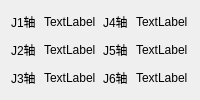
                   <widget class="QWidget" name="tab">
                    <attribute name="title">
                     <string>指令坐标</string>
                    </attribute>
                    <layout class="QGridLayout" name="gridLayout_5" columnstretch="1,2,1,2">
                     <item row="0" column="0">
                      <widget class="QLabel" name="label_23">
                       <property name="text">
                        <string>J1轴</string>
                       </property>
                      </widget>
                     </item>
                     <item row="0" column="1">
                      <widget class="QLabel" name="label_24">
                       <property name="text">
                        <string>TextLabel</string>
                       </property>
                      </widget>
                     </item>
                     <item row="0" column="2">
                      <widget class="QLabel" name="label_29">
                       <property name="text">
                        <string>J4轴</string>
                       </property>
                      </widget>
                     </item>
                     <item row="0" column="3">
                      <widget class="QLabel" name="label_30">
                       <property name="text">
                        <string>TextLabel</string>
                       </property>
                      </widget>
                     </item>
                     <item row="1" column="0">
                      <widget class="QLabel" name="label_25">
                       <property name="text">
                        <string>J2轴</string>
                       </property>
                      </widget>
                     </item>
                     <item row="1" column="1">
                      <widget class="QLabel" name="label_26">
                       <property name="text">
                        <string>TextLabel</string>
                       </property>
                      </widget>
                     </item>
                     <item row="1" column="2">
                      <widget class="QLabel" name="label_31">
                       <property name="text">
                        <string>J5轴</string>
                       </property>
                      </widget>
                     </item>
                     <item row="1" column="3">
                      <widget class="QLabel" name="label_32">
                       <property name="text">
                        <string>TextLabel</string>
                       </property>
                      </widget>
                     </item>
                     <item row="2" column="0">
                      <widget class="QLabel" name="label_27">
                       <property name="text">
                        <string>J3轴</string>
                       </property>
                      </widget>
                     </item>
                     <item row="2" column="1">
                      <widget class="QLabel" name="label_28">
                       <property name="text">
                        <string>TextLabel</string>
                       </property>
                      </widget>
                     </item>
                     <item row="2" column="2">
                      <widget class="QLabel" name="label_33">
                       <property name="text">
                        <string>J6轴</string>
                       </property>
                      </widget>
                     </item>
                     <item row="2" column="3">
                      <widget class="QLabel" name="label_34">
                       <property name="text">
                        <string>TextLabel</string>
                       </property>
                      </widget>
                     </item>
                    </layout>
                   </widget>
